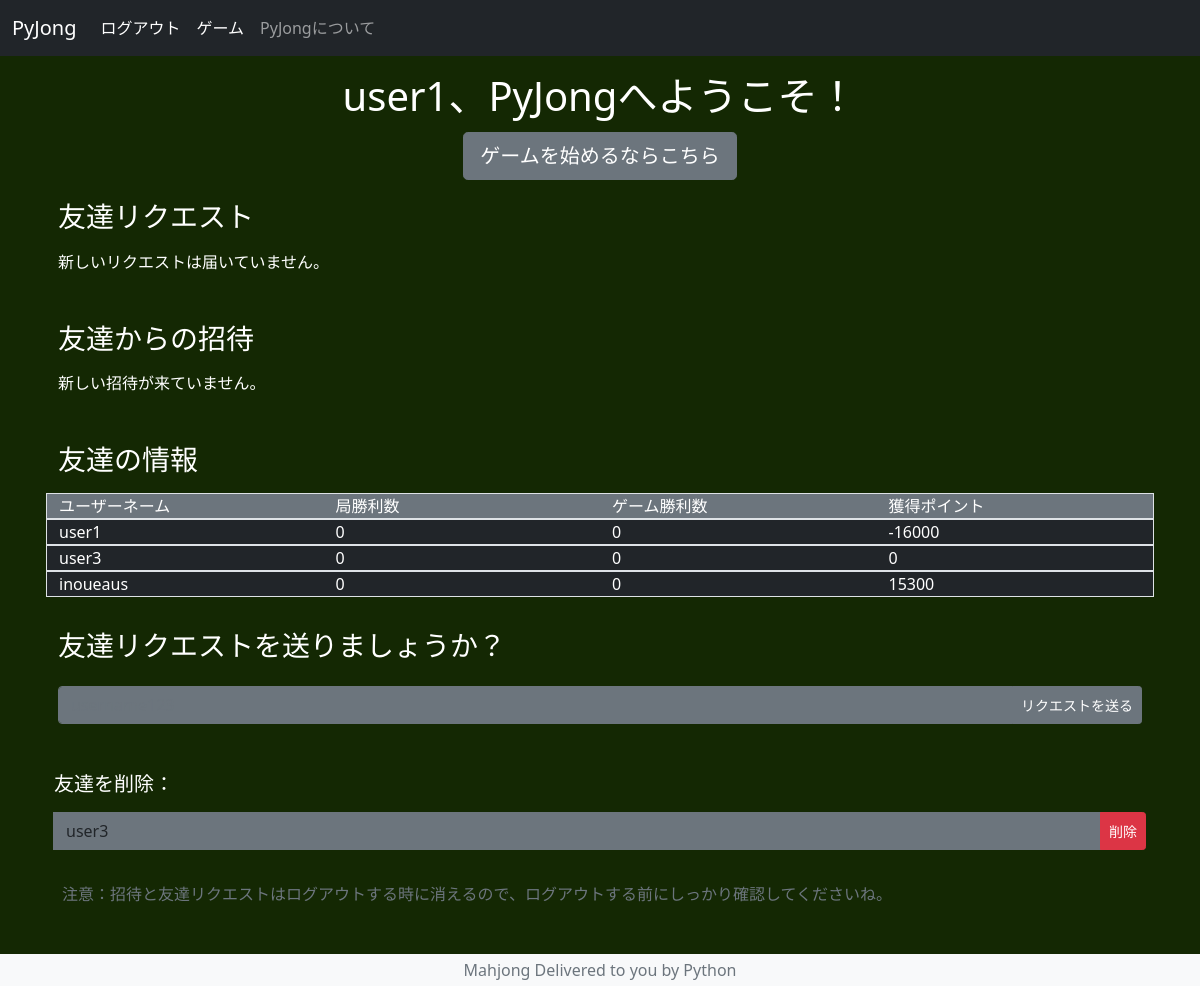
The app's page /main/friends (signed in) with its own data.
### pyjong/models.py (models this page shows, shortened)
class UserData(db.Model,UserMixin):
    __tablename__ = 'userdata'
    id = db.Column(db.Integer,primary_key=True)
    email_address = db.Column(db.String(64),unique=True,index=True)
    username = db.Column(db.String(64),unique=True,index=True)
    password_hash = db.Column(db.String(128))
    friends_list = db.Column(db.Text)
    friend_requests = db.Column(db.Text)
    invites = db.Column(db.Text)
    kyoku_win_count = db.Column(db.Integer)
    game_win_count = db.Column(db.Integer)
    points = db.Column(db.Integer)

### pyjong/main/views.py (the view, shortened to what this page needs)
@main_blueprint.route('/friends',methods=['GET','POST'])
@login_required
def friends():
    get_new_requests(current_user.username)
    get_invites(current_user.username)
    get_friends_list(current_user.username)
    form_delete = DeleteFriend()
    form_delete = add_friends_to_form(form_delete)
    form_req = FriendRequest()
    form_add = AcceptFriendRequest()
    form_add = add_friend_requests_to_form(form_add)
    accept_invite_form = AcceptInvite()
    accept_invite_form = add_invites_to_form(accept_invite_form)
    if form_delete.validate_on_submit():
        delete_friend(requested_username=form_delete.select_friend.data,requester_username=current_user.username)
        flash("友達を削除しました。",'alert-success')
        return redirect(url_for('main.friends'))
    return render_template('friends.html',form_delete=form_delete,form_add=form_add,form_req=form_req,accept_invite_form=accept_invite_form)

### pyjong/main/forms.py
class DeleteFriend(FlaskForm):
    select_friend = SelectField("承諾したいリクエストを選んでください")
    submit = SubmitField("削除")

class FriendRequest(FlaskForm):
    username = StringField('追加したいユーザーネーム：',validators=[InputRequired(),Regexp('^\w+$',message='英数字のみ入力可能')])
    submit = SubmitField('リクエストを送る')

### pyjong/main/views.py (called while the page is built, shortened)
def get_new_requests(session_username):
    current_usr = UserData.query.filter_by(username=session_username).first()
    new_requests_list = eval(current_usr.friend_requests)
    if session['updated'] == False:
        if len(new_requests_list) > 0:
            session['requests'] = new_requests_list
            session['new_requests'] = True
            current_usr.friend_requests = str([])
            db.session.add(current_usr)
            db.session.commit()
            session['updated'] = True
        else:
            print('new requests set to false')
            session['new_requests'] = False
            session['updated'] = True

def get_invites(session_username):
    current_usr = UserData.query.filter_by(username=session_username).first()
    invites = eval(current_usr.invites)
    if session['has_new_invites'] and len(invites) > 0:
        for invite in invites:
            session['invites'].append(invite)
        current_usr.invites = str([])
        db.session.add(current_usr)
        db.session.commit()
    elif len(invites) > 0 and session['has_new_invites'] == False:
        session['has_new_invites'] = True
        session['invites'] = invites
        current_usr.invites = str([])
        db.session.add(current_usr)
        db.session.commit()
    elif session['has_new_invites']:
        pass
    else:
        session['has_new_invites'] = False

def add_friends_to_form(form):
    if len(session['friends']) > 0:
        form.select_friend.choices = [(usr,usr) for usr in session['friends']]
        session['has_friends'] = True
    else:
        session['has_friends'] = False
    return form

def add_friend_requests_to_form(form):
    if session['new_requests']:
        form.select_friend.choices = [(usr,usr) for usr in session['requests']]
    else:
        form.select_friend.choices = [('no_friends','友達はまだいないようです')]
    return form

def add_invites_to_form(form):
    if session['has_new_invites']:
        form.select_friend.choices = [(room,usr) for usr,room in session['invites']]
    else:
        pass
    return form

### pyjong/models.py (called while the page is built)
@login_manager.user_loader
def load_user(user_id):
    return UserData.query.get(user_id)

### pyjong/main/templates/main/friends.html (shortened to what this page needs)
<!DOCTYPE html>
{% extends "base.html" %}
{% block content %}
<div class="container text-left p-3">
<div class="container text-center w-3">
  <h1 class="">{{session['username']}}、PyJongへようこそ！</h1>
</div>
<div class="container py-1 text-center">
  <button type="button" onclick="location.href='{{url_for('main.game')}}'" class="btn btn-secondary btn-lg btn-block mx-auto">ゲームを始めるならこちら</button>
</div>
<div class="container py-3">
  <h3 class="pb-2">友達リクエスト</h3>
  {% if session['new_requests'] %}
  <p class="">新しい友達のリクエストが届いていました！</p>
  <form class="" action="" method="POST">
    {{form_add.hidden_tag()}}
    {{form_add.select_friend(class='form-select')}}
    <div class="py-2">
    {{form_add.submit(class="btn btn-secondary btn-lg")}}
    </div>
  </form>
  {% else %}
  <p>新しいリクエストは届いていません。</p>
  {% endif %}
</div>
<div class="container py-3">
  <h3 class="pb-2">友達からの招待</h3>
  {% if  session['has_new_invites'] %}
  <form class="" action="" method="POST">
  {{accept_invite_form.hidden_tag()}}
  <div class="input-group">
  {{accept_invite_form.select_friend(class="form-select")}}
  {{accept_invite_form.submit(class="btn btn-outline-secondary")}}
  </div>
  </form>
  {% else %}
  <p>新しい招待が来ていません。</p>
{% endif %}
</div>
<div class="container py-3">
  <h3 class="pb-2">友達の情報</h3>
  <div class="row border bg-secondary">
    <div class="col">ユーザーネーム</div>
    <div class="col">局勝利数</div>
    <div class="col">ゲーム勝利数</div>
    <div class="col">獲得ポイント</div>
  </div>
  {% for row in session['friend_stats'] %}
<div class="row border">
  {% for cell in row %}
    <div class="col bg-dark">{{cell}}</div>
    {% endfor %}
</div>
  {% endfor %}
</div>
<div class="container py-3">
<h3 class="pb-2">友達リクエストを送りましょうか？</h3>
<form class="" action="" method="POST">
<div class="input-group py-2">
{{form_req.username(class="form-control",placeholder="username123")}}
{{form_req.submit(class="btn btn-secondary btn-sm")}}
</div>
</div>
{% if session['has_friends'] %}
<form class="p-2" action="" method="POST">
<h5 class="pt-3">友達を削除：</h5>
  <div class="input-group py-2">
    {{form_delete.select_friend(class="form-control")}}
    {{form_delete.submit(class="btn btn-danger btn-sm")}}
  </div>
</form>
{% endif %}
<p class="relative-bottom p-3 text-muted">注意：招待と友達リクエストはログアウトする時に消えるので、ログアウトする前にしっかり確認してくださいね。</p>
</div>
{% endblock %}

### records on screen
UserData: username "user1", row "user1" "0" "0", points "-16000"
UserData: row "inoueaus" "0" "0", points "15300"

### other values on screen
{{ cell }} "user3" "0" "0" "0"
